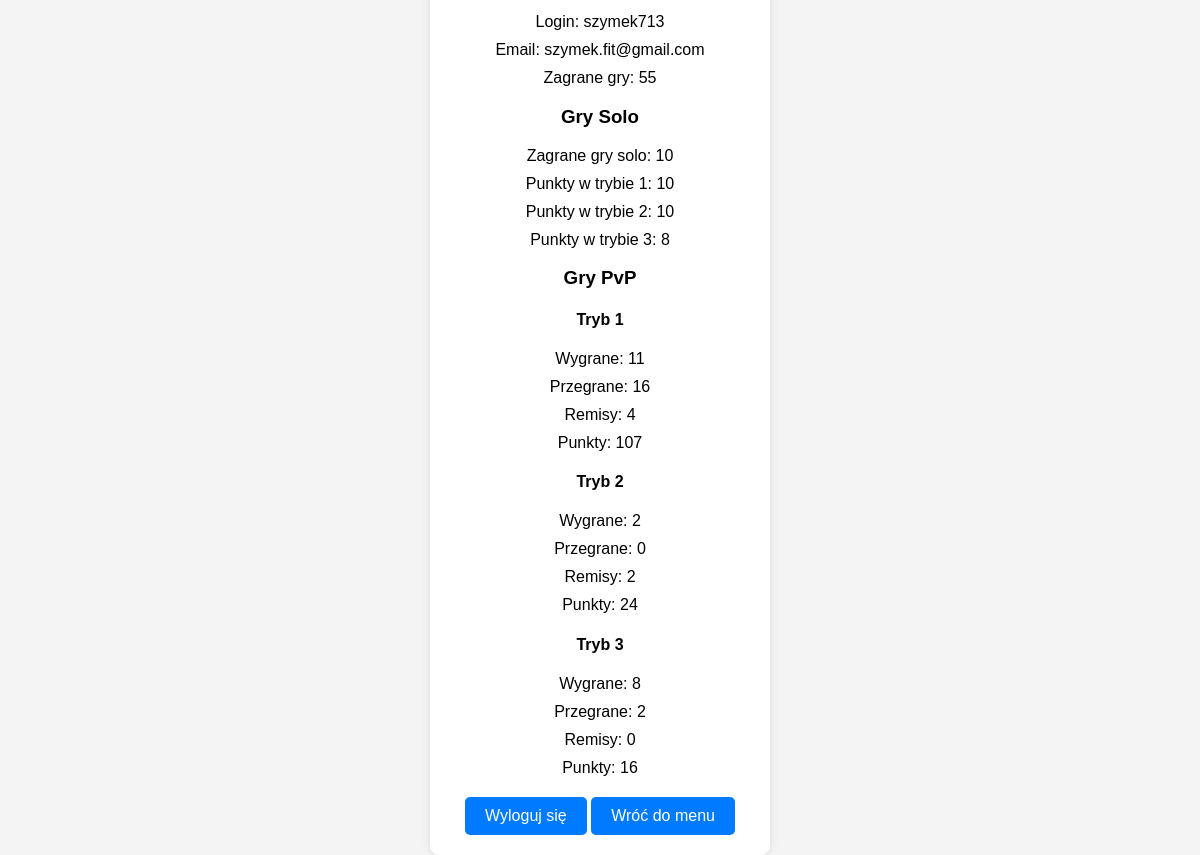
The page /profile/ (signed in) on the database as committed earlier.
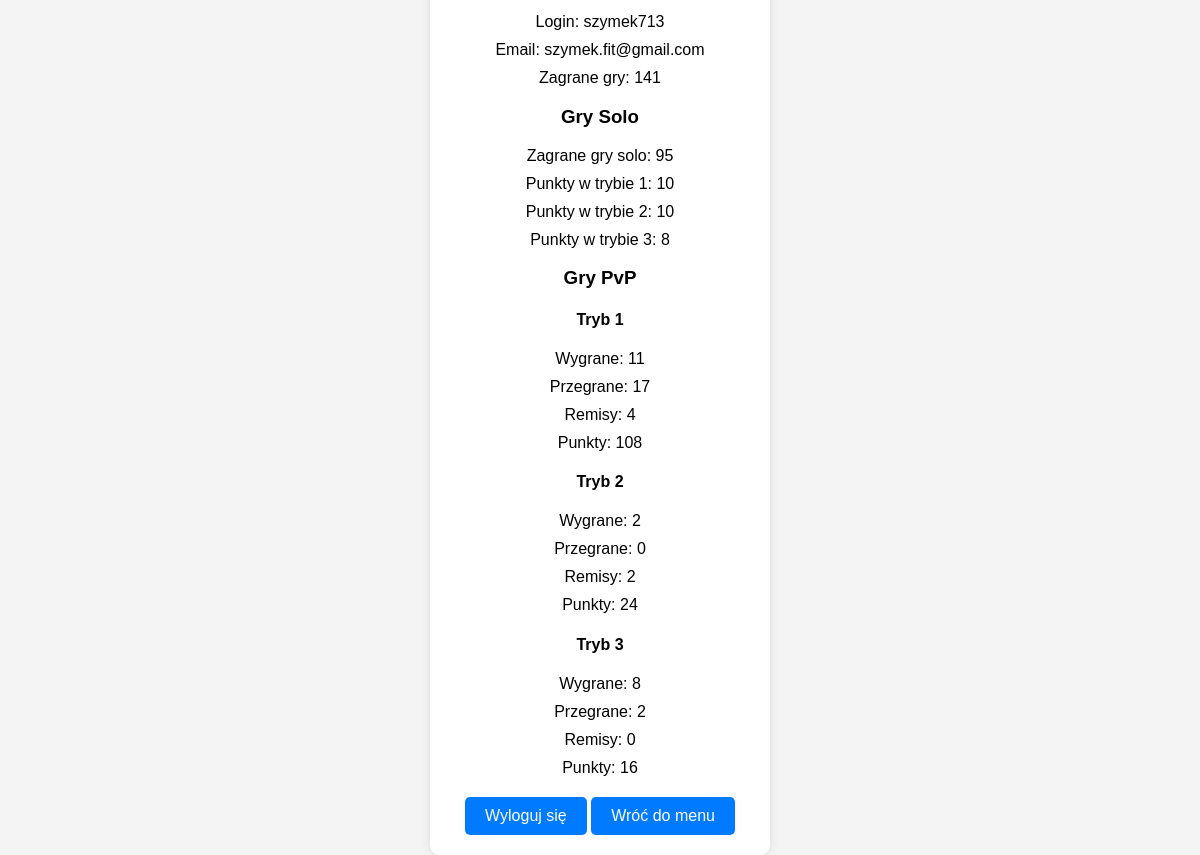
The same page on the database as committed later.
### my_quiz_app/python_django/profiles/models.py (models this page shows, shortened)
class UserProfile(models.Model):
    user = models.OneToOneField(settings.AUTH_USER_MODEL, on_delete=models.CASCADE)
    pvp_wins_mode1 = models.IntegerField(default=0)
    pvp_wins_mode2 = models.IntegerField(default=0)
    pvp_wins_mode3 = models.IntegerField(default=0)
    pvp_losses_mode1 = models.IntegerField(default=0)
    pvp_losses_mode2 = models.IntegerField(default=0)
    pvp_losses_mode3 = models.IntegerField(default=0)
    pvp_draws_mode1 = models.IntegerField(default=0)
    pvp_draws_mode2 = models.IntegerField(default=0)
    pvp_draws_mode3 = models.IntegerField(default=0)
    solo_games_played = models.IntegerField(default=0)
    email = models.EmailField()
    solo_points_mode1 = models.IntegerField(default=0)
    solo_points_mode2 = models.IntegerField(default=0)
    solo_points_mode3 = models.IntegerField(default=0)
    pvp_points_mode1 = models.IntegerField(default=0)
    pvp_points_mode2 = models.IntegerField(default=0)
    pvp_points_mode3 = models.IntegerField(default=0)

### my_quiz_app/python_django/profiles/views.py (the view)
# urls.py: path('', views.profile, name='profile'),  # To jest widok HTML
@login_required
def profile(request):
    profile = request.user.userprofile
    total_games = (
        profile.pvp_wins_mode1 + profile.pvp_losses_mode1 + profile.pvp_draws_mode1 +
        profile.pvp_wins_mode2 + profile.pvp_losses_mode2 + profile.pvp_draws_mode2 +
        profile.pvp_wins_mode3 + profile.pvp_losses_mode3 + profile.pvp_draws_mode3 + profile.solo_games_played
    )  # Obliczenie liczby zagranych gier
    return render(request, 'profiles/profile.html', {'profile': profile, 'total_games': total_games})

### my_quiz_app/python_django/profiles/templates/profiles/profile.html (shortened to what this page needs)
<!DOCTYPE html>
<html lang="en">
<head>
</head>
<body>
    <div class="profile-container">
        <p>Login: {{ request.user.username }}</p>
        <p>Email: {{ request.user.email }}</p>
        <p>Zagrane gry: {{ total_games }}</p>
        <h3>Gry Solo</h3>
        <p>Zagrane gry solo: {{ profile.solo_games_played }}</p>
        <p>Punkty w trybie 1: {{ profile.solo_points_mode1 }}</p>
        <p>Punkty w trybie 2: {{ profile.solo_points_mode2 }}</p>
        <p>Punkty w trybie 3: {{ profile.solo_points_mode3 }}</p>
        <h3>Gry PvP</h3>
        <h4>Tryb 1</h4>
        <p>Wygrane: {{ profile.pvp_wins_mode1 }}</p>
        <p>Przegrane: {{ profile.pvp_losses_mode1 }}</p>
        <p>Remisy: {{ profile.pvp_draws_mode1 }}</p>
        <p>Punkty: {{ profile.pvp_points_mode1 }}</p>
        <h4>Tryb 2</h4>
        <p>Wygrane: {{ profile.pvp_wins_mode2 }}</p>
        <p>Przegrane: {{ profile.pvp_losses_mode2 }}</p>
        <p>Remisy: {{ profile.pvp_draws_mode2 }}</p>
        <p>Punkty: {{ profile.pvp_points_mode2 }}</p>
        <h4>Tryb 3</h4>
        <p>Wygrane: {{ profile.pvp_wins_mode3 }}</p>
        <p>Przegrane: {{ profile.pvp_losses_mode3 }}</p>
        <p>Remisy: {{ profile.pvp_draws_mode3 }}</p>
        <p>Punkty: {{ profile.pvp_points_mode3 }}</p>
        <a class="button" href="{% url 'account_logout' %}">Wyloguj się</a>
        <a class="button" href="{% url 'menu' %}">Wróć do menu</a>
    </div>
</body>
</html>

Rows that differ between the two databases and show on the page:
changed UserProfile: solo_games_played "10" → "95"; pvp_losses_mode1 "16" → "17"; pvp_points_mode1 "107" → "108"
Other text that changed with them:
{{ total_games }}: "55" → "141"
